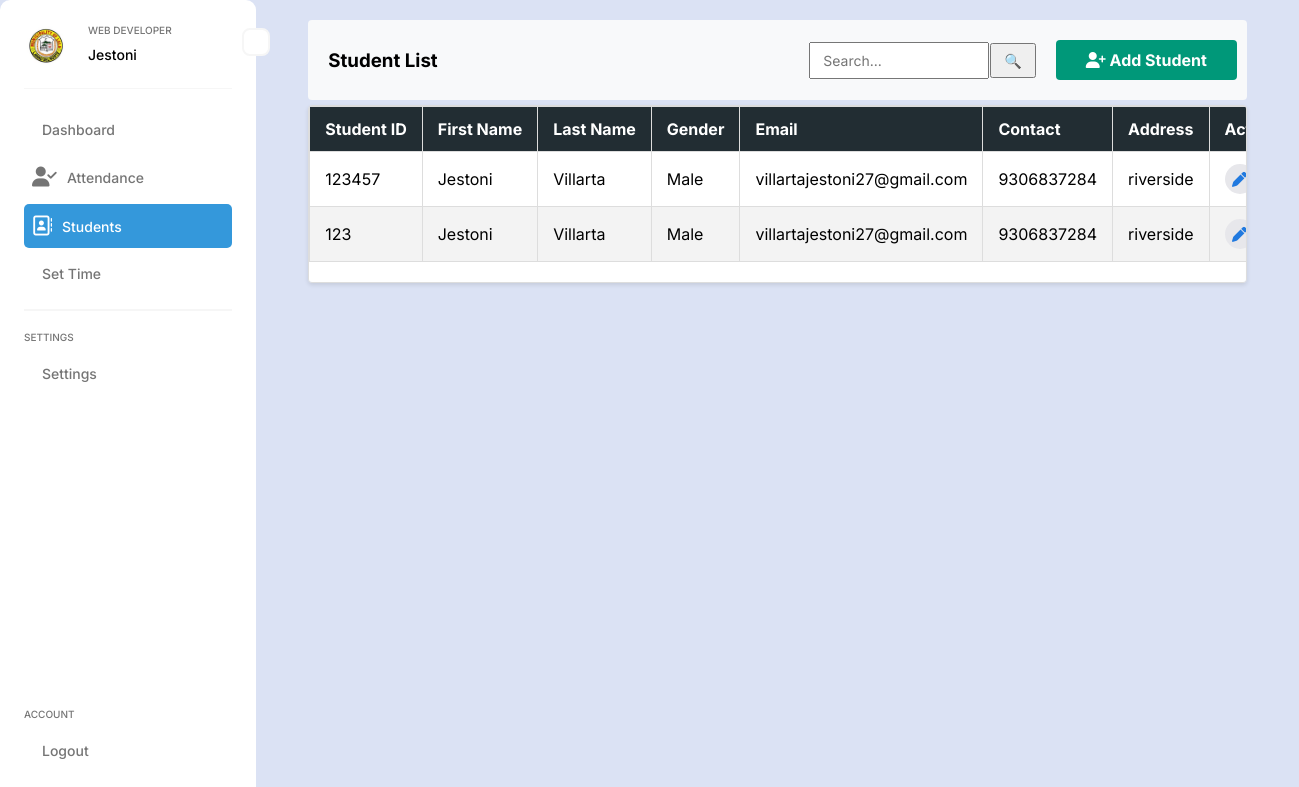
The app's page /ADMIN/student.php, older data.
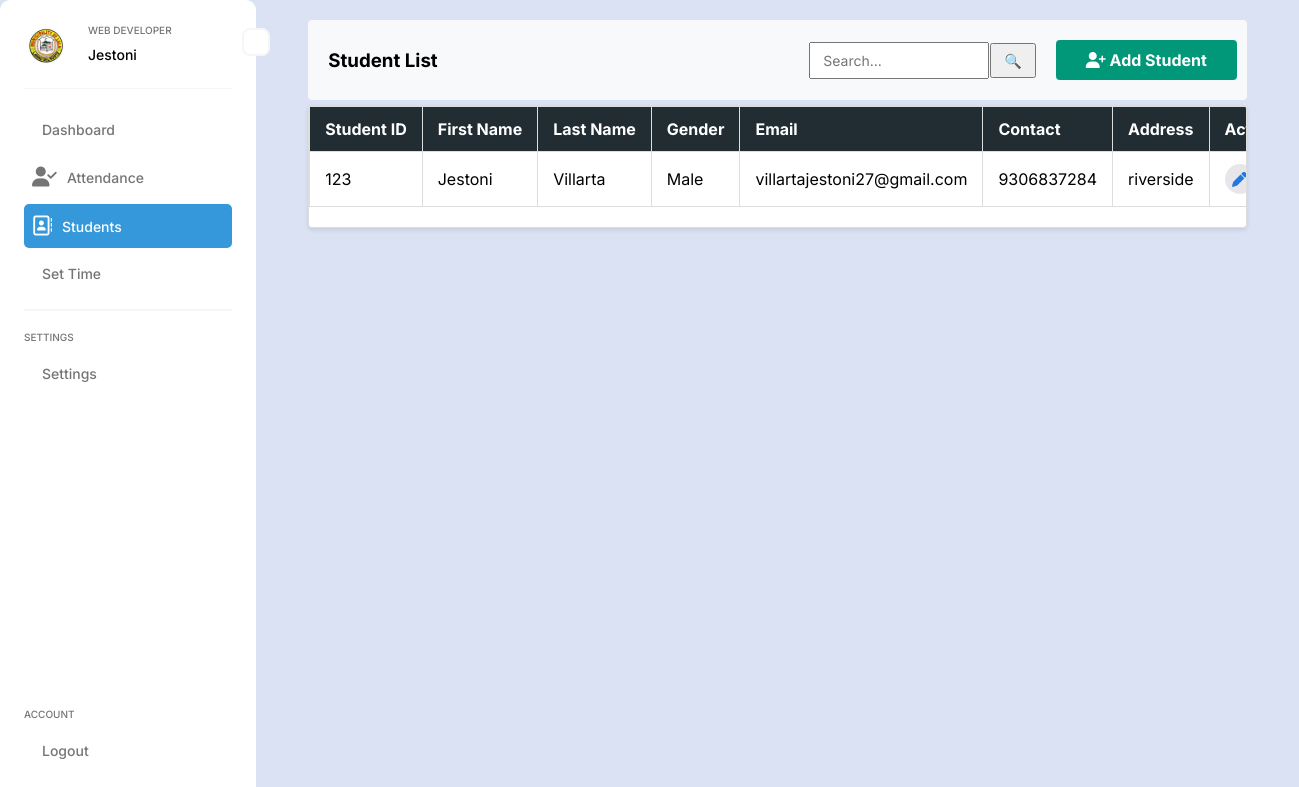
The same page, newer data.
### tables this page shows
CREATE TABLE `student_tbl` (
  `ID` int(11) NOT NULL,
  `STUDENT_ID` varchar(20) NOT NULL,
  `FIRST_NAME` varchar(50) NOT NULL,
  `LAST_NAME` varchar(50) NOT NULL,
  `GENDER` varchar(50) NOT NULL,
  `EMAIL` varchar(50) NOT NULL,
  `CONTACT` varchar(50) NOT NULL,
  `ADDRESS` varchar(50) NOT NULL
);

### ADMIN/student.php (the view, shortened to what this page needs)
<?php
include '../CONNECTION/connection.php';
$search = isset($_GET['search']) ? $conn->real_escape_string($_GET['search']) : '';
$sql = "SELECT STUDENT_ID, FIRST_NAME, LAST_NAME, GENDER, EMAIL, CONTACT, ADDRESS FROM student_tbl";
$result = $conn->query($sql);
?>
<!DOCTYPE html>
<html lang="en">
<head>
    <link rel="stylesheet" href="CSS/student.css">
    <link rel="stylesheet" href="CSS/sidenav.css">
    <link rel="stylesheet" href="https://cdnjs.cloudflare.com/ajax/libs/font-awesome/6.7.2/css/all.min.css" />
</head>
<body>
<div class="container">
    <div class="nav">
        <?php include 'sidenav.php'; ?>
    </div>
    <div class="content-container">
    <div class="table-button-wrapper">
        <h3>Student List</h3>
        <div class="button-search-group">
            <div class="search-container">
                <form method="GET">
                    <input type="text" name="search" placeholder="Search..." value="<?php echo htmlspecialchars($search, ENT_QUOTES, 'UTF-8'); ?>">
                    <button type="submit">🔍</button>
                </form>
            </div>
            <a href="add.php" class="add-btn"><i class="fa-solid fa-user-plus"></i> Add Student</a>
        </div>
    </div>
    <div class="table-wrapper">
        <div class="table-container">
            <table>
                <thead>
                    <tr>
                        <th>Student ID</th>
                        <th>First Name</th>
                        <th>Last Name</th>
                        <th>Gender</th>
                        <th>Email</th>
                        <th>Contact</th>
                        <th>Address</th>
                        <th>Action</th>
                    </tr>
                </thead>
                <tbody>
                    <?php
                    if ($result->num_rows > 0) {
                        while ($row = $result->fetch_assoc()) {
                            echo "<tr class='student-row' onclick='toggleOptions(this)'>
                <td>" . htmlspecialchars($row['STUDENT_ID'], ENT_QUOTES, 'UTF-8') . "</td>
                <td>" . htmlspecialchars($row['FIRST_NAME'], ENT_QUOTES, 'UTF-8') . "</td>
                <td>" . htmlspecialchars($row['LAST_NAME'], ENT_QUOTES, 'UTF-8') . "</td>
                <td>" . htmlspecialchars($row['GENDER'], ENT_QUOTES, 'UTF-8') . "</td>
                <td>" . htmlspecialchars($row['EMAIL'], ENT_QUOTES, 'UTF-8') . "</td>
                <td>" . htmlspecialchars($row['CONTACT'], ENT_QUOTES, 'UTF-8') . "</td>
                <td>" . htmlspecialchars($row['ADDRESS'], ENT_QUOTES, 'UTF-8') . "</td>
                <td class='action-cell'>
                    <div class='actions'>
                        <a href='edit_students.php?id=" . htmlspecialchars($row['STUDENT_ID'], ENT_QUOTES, 'UTF-8') . "' class='edit'>
                            <span class='tooltip'>
                                <i class='fa-sharp fa-solid fa-pen icon-background'></i>
                                <span class='tooltiptext'>Edit Student</span>
                            </span>
                        </a>
                        <a href='delete_students.php?id=" . htmlspecialchars($row['STUDENT_ID'], ENT_QUOTES, 'UTF-8') . "'
                           onclick='return confirm(\"Are you sure you want to delete this student?\")'
                           class='delete'>
                            <span class='tooltip'>
                               <i class='fa-solid fa-trash'></i>
                                <span class='tooltiptext'>Delete Student</span>
                            </span>
                        </a>
                        <a href='student_records.php?id=" . htmlspecialchars($row['STUDENT_ID'], ENT_QUOTES, 'UTF-8') . "' class='view' >
                            <span class='tooltip'>
                                <i class='fa-regular fa-rectangle-list icon-background'></i>
                                <span class='tooltiptext'>View Attendance</span>
                            </span>
                        </a>
                    </div>
                </td>
            </tr>";
                        }
                    } else {
                        echo "<tr><td colspan='8'>No students found</td></tr>";
                    }
                    ?>
                </tbody>
            </table>
        </div>
    </div>
</div>
</div>
</body>
</html>

Row changes from the older to the newer data that the page shows:
removed student_tbl: STUDENT_ID "123457", FIRST_NAME "Jestoni", LAST_NAME "Villarta", GENDER "Male", EMAIL "villartajestoni27@gmail.com", CONTACT "9306837284", ADDRESS "riverside"
